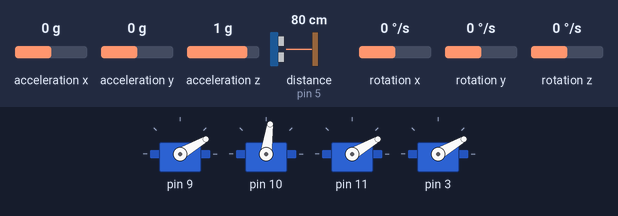
A sketch run on a simulated Arduino Uno, built with avr-gcc and run on an emulated ATmega328P. Parts: 4 × servo. Wiring (inferred from the names in the program): ultrasonic range finder: trigger pin 4; echo pin 5. Inputs (shaded band) come from the test bench; at power-on: acceleration x 0 g, distance to the obstacle (sensor on pin 5) 80 cm, acceleration y 0 g, acceleration z 1 g, rotation x 0 °/s, rotation y 0 °/s, rotation z 0 °/s. The echo pulse lasts 58.3 µs per cm.

Above: at 6.39 s.
6.4 s: acceleration x set to -0.2 g
At 9.3 s:
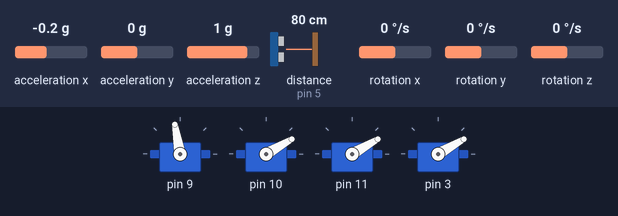
9.4 s: distance to the obstacle (sensor on pin 5) set to 54 cm
10.9 s: distance to the obstacle (sensor on pin 5) set to 45 cm
At 11.46 s:
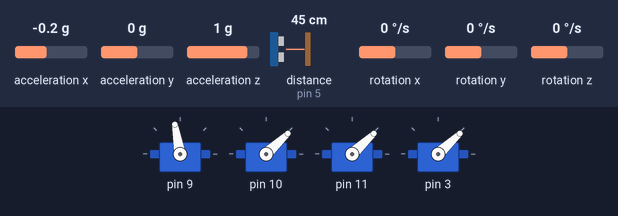
13.9 s: acceleration y set to -1.4 g
At 15.0 s:
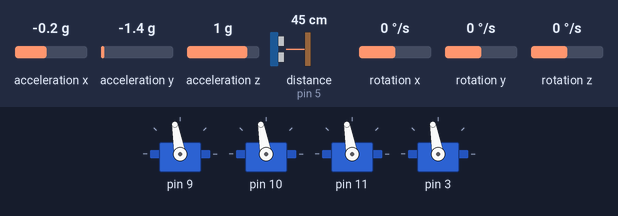
15.6 s: distance to the obstacle (sensor on pin 5) set to 50 cm
17.1 s: distance to the obstacle (sensor on pin 5) set to 58 cm
At 20.9 s:
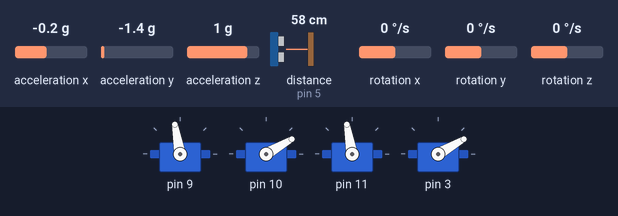
Timing chart, 0 to 21.1 s (numbered marks = the images above; inputs shaded):
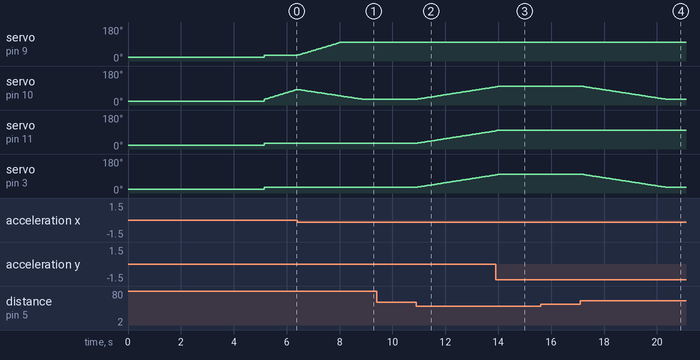

Measured:
- the behaviour switches between 0 and -0.1 g on acceleration x (found by bisection; images 0 and 1)
- the behaviour switches between 51 and 50 cm on distance to the obstacle (sensor on pin 5) (found by bisection; images 1 and 2)
- the behaviour switches between 54 and 55 cm on distance to the obstacle (sensor on pin 5) (found by bisection; images 3 and 4)
- after the input at 6.4 s, servo on pin 9: moves from 30° to 100° over 1.6 s, starting at once
- after the input at 9.4 s, every drawn part: stays the same
- after the input at 10.9 s, servo on pin 10, servo on pin 11, servo on pin 3: moves from 30° to 96° over 3.0 s, starting at once
- after the input at 13.9 s, servo on pin 11: goes on until 13.9 s, then stays 100°
- after the input at 15.6 s, every drawn part: stays the same
- after the input at 17.1 s, servo on pin 10, servo on pin 3: moves from 100° to 30° over 3.2 s, starting at once

The sketch:

use.ino
```cpp
#include <Servo.h>
#include "I2Cdev.h"
#include "MPU6050.h"
#include "Timer.h"

#define in 5
#define out 4      //tr
#define myMax 100
#define myMin 30
#define sstop 20

Timer tt;
MPU6050 balence;
Servo my[4];
unsigned long f;
int c,cc,myvalue[4]= {sstop, sstop ,sstop ,sstop};
int16_t ax, ay, az;
int16_t gx, gy, gz;
int lll=0;
void setup()
{
	tt.after(55*1000,myStop);	//55秒後執行myStop()
	Serial.begin(38400);
	balence.initialize();
	delay(10);
	pinMode(out,OUTPUT);
	pinMode(in,INPUT);
	my[0].attach(9);	//+x
	my[1].attach(10);	//-x
	my[2].attach(11);	//+y
	my[3].attach(3);	//-y
	// 讓他在低檔位大約 5 秒鐘
	for(c=0; c<500; c++)	sendSignalToMotor();
}

void loop()
{
	f=ping()/58;	//單位cm
	if(f>53)		down();
	else if(f<50)	up();
	lll++;
	if(lll>1700){
		myStop();
	}
}
//===============================================================================
//===============================================================================
void down(){				//下降用
	for(c=0; c<4; c++)	myvalue[c]-=1;
	for(c=0; c<3; c++)	check();
}

void up(){					//上升用
	for(c=0; c<4; c++)	myvalue[c]+=1;
	for(c=0; c<3; c++)	check();
}

void turn(){				//旋轉用
	myvalue[0]+=2;
	myvalue[1]+=2;
	for(c=0; c<10; c++)	sendSignalToMotor();
	myvalue[0]-=2;
	myvalue[1]-=2;
	sendSignalToMotor();
}

unsigned long ping(){		//檢查高度
	digitalWrite(out,HIGH);
	delayMicroseconds(5);
	digitalWrite(out,LOW);
	return pulseIn(in,HIGH);
}

void check(){				//檢查是否平衡
	tt.update();			//更新時間
	balence.getMotion6(&ax, &ay, &az, &gx, &gy, &gz);
	if(ax>-200)			myvalue[1]+=1;
	else if(ax< -700)	myvalue[0]+=1;
	if(ay>500)			myvalue[3]+=1;
	else if(ay< -500)	myvalue[2]+=1;
	for(cc=0; cc<4; cc++){
	    if(myvalue[cc]>myMax) 		myvalue[cc]=myMax;
	    else if(myvalue[cc]<myMin)	myvalue[cc]=myMin;
	}
	sendSignalToMotor();
}

void sendSignalToMotor() {	//使馬達轉
	for(cc=0; cc<4; cc++)	my[cc].write(myvalue[cc]);
	delay(10);
}

void myStop(){
	while(true){
		down();
		for(cc=0; cc<4; cc++)	if(myvalue[cc]<=myMin) goto Iven;
	}
Iven :
	for(cc=0; cc<4; cc++)	myvalue[cc]=sstop;
	sendSignalToMotor();
	while(true){

	}
}
```
